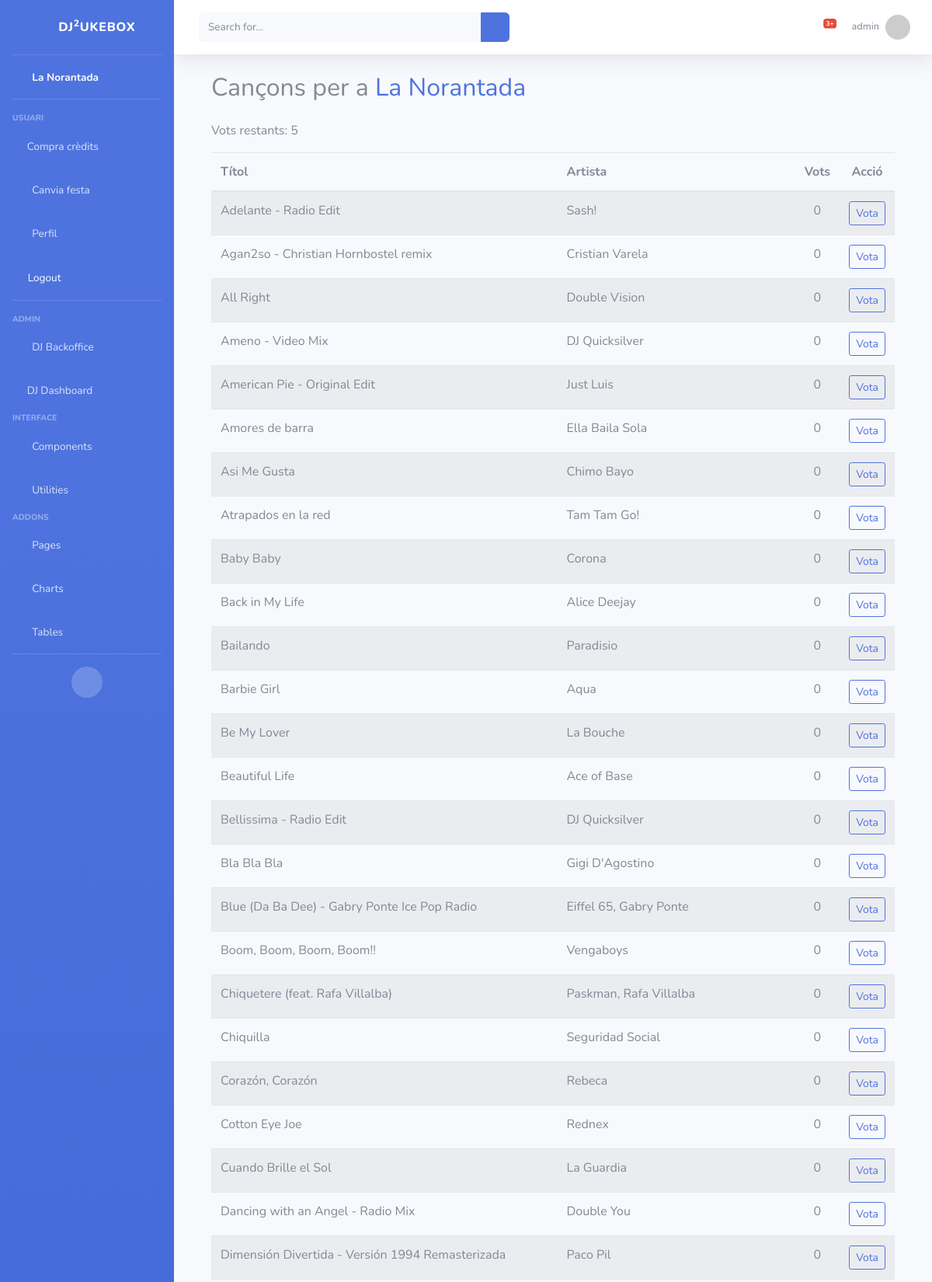
/songs/ (signed in, upper part), run on the app's committed database.
### jukebox/models.py (models this page shows, shortened)
class Party(models.Model):
    name = models.CharField(max_length=200)
    playlist = models.ForeignKey(Playlist, on_delete=models.SET_NULL, null=True, blank=True)
    date = models.DateTimeField()
    code = models.CharField(max_length=12, unique=True, editable=False, default='')
    max_votes_per_user = models.PositiveIntegerField(default=5)  # NOVETAT

class User(AbstractUser):
    credits = models.PositiveIntegerField(default=0)

class Song(models.Model):
    party = models.ForeignKey(Party, on_delete=models.CASCADE, related_name='songs', null=True, blank=True)
    title = models.CharField(max_length=200)
    artist = models.CharField(max_length=200)
    spotify_id = models.CharField(max_length=100)
    bpm = models.FloatField(null=True, blank=True)           # ← Nou camp
    key = models.CharField(max_length=4, null=True, blank=True)  # ← Nou camp (ex. “8B”)
    has_played = models.BooleanField(default=False)
    votes = models.IntegerField(default=0)
    played = models.BooleanField(default=False)

### jukebox/views.py (the view, shortened to what this page needs)
# urls.py: path('songs/', views.song_list, name='song_list'),
@login_required
def song_list(request):
    party_id = request.session.get('selected_party_id')
    if not party_id:
        return redirect('select_party')
    party = get_object_or_404(Party, pk=party_id)
    user = request.user
    votes_left = get_user_votes_left(user, party)
    credits = user.credits  # crèdits globals de l'usuari
    songs = party.songs.annotate(num_votes=Count('vote')).order_by('-num_votes', 'title')
    return render(request, "jukebox/song_list.html", {
        "party": party,
        "songs": songs,
        "votes_left": votes_left,
        "credits": credits,
    })

### jukebox/context_processors.py (called while the page is built)
def selected_party(request):
    party_id = request.session.get('selected_party_id')
    party = None
    if party_id:
        try:
            party = Party.objects.get(id=party_id)
        except Party.DoesNotExist:
            party = None
    return {'selected_party': party}

### jukebox/votes.py (called while the page is built)
def get_user_votes_left(user, party):
    base_votes = party.max_votes_per_user
    extra_votes = VotePackage.objects.filter(user=user, party=party).aggregate(
        total=Sum('votes_purchased')
    )['total'] or 0
    total_votes_allowed = base_votes + extra_votes
    votes_used = Vote.objects.filter(user=user, party=party).count()
    return max(0, total_votes_allowed - votes_used)

### jukebox/templates/jukebox/song_list.html (shortened to what this page needs)
{% extends "jukebox/admin_base.html" %}
{% block content %}
<div class="container-fluid">
  <h2 class="mb-4">Cançons per a <span class="text-primary">{{ party.name }}</span></h2>
  {% if songs %}
    <div class="table-responsive">
      <p>Vots restants: {{ votes_left }}</p>
      <table class="table table-striped align-middle w-100">
        <thead>
          <tr>
            <th>Títol</th>
            <th>Artista</th>
            <th class="text-center">Vots</th>
            <th class="text-center">Acció</th>
          </tr>
        </thead>
        <tbody>
          {% for song in songs %}
            <tr>
              <td>{{ song.title }}</td>
              <td>{{ song.artist }}</td>
              <td class="text-center">{{ song.num_votes }}</td>
              <td class="text-center">
                {% if votes_left > 0 %}
                  <form method="post" style="display: inline;">{% csrf_token %}
                    <button type="submit" class="btn btn-outline-primary btn-sm">Vota</button>
                  </form>
                {% else %}
                  <span class="text-muted">—</span>
                {% endif %}
              </td>
            </tr>
          {% endfor %}
        </tbody>
      </table>
    </div>
  {% else %}
    <div class="alert alert-info">No hi ha cançons per aquesta festa!</div>
  {% endif %}
</div>
{% endblock %}

### jukebox/templates/jukebox/admin_base.html (shortened to what this page needs)
{% load static %}
<!DOCTYPE html>
<html lang="en">
<head>
    <link href="{% static 'jukebox/vendor/fontawesome-free/css/all.min.css' %}" rel="stylesheet" type="text/css">
    <link href="{% static 'jukebox/css/sb-admin-2.min.css' %}" rel="stylesheet">
</head>
<body id="page-top">
    <div id="wrapper">
        <ul class="navbar-nav bg-gradient-primary sidebar sidebar-dark accordion" id="accordionSidebar">
            <a class="sidebar-brand d-flex align-items-center justify-content-center" href="{% url 'main' %}">
                <div class="sidebar-brand-icon rotate-n-15">
                    <i class="fas fa-laugh-wink"></i>
                </div>
                <div class="sidebar-brand-text mx-3">DJ<sup>2</sup>ukebox</div>
            </a>
            <hr class="sidebar-divider my-0">
            <li class="nav-item active">
                <a class="nav-link" href="/songs/">
                    <i class="fas fa-fw fa-tachometer-alt"></i>
                    <span>
                      {% if selected_party %}
                        {{ selected_party.name }}
                      {% else %}
                        Cap festa seleccionada
                      {% endif %}
                    </span>
                </a>
            </li>
            <hr class="sidebar-divider">
            <div class="sidebar-heading">Usuari</div>
            <li class="nav-item">
                <a class="nav-link" href="{% url 'buy_votes' %}">
                    <i class="fas fa-coins"></i>
                    <span>Compra crèdits</span>
                </a>
            </li>
            <li class="nav-item">
                <a class="nav-link" href="{% url 'select_party' %}">
                    <i class="fas fa-fw fa-random"></i>
                    <span>Canvia festa</span>
                </a>
            </li>
            <li class="nav-item">
                <a class="nav-link" href="{% url 'profile' %}">
                    <i class="fas fa-fw fa-user"></i>
                    <span>Perfil</span>
                </a>
            </li>
            <li class="nav-item">
                <form method="post" action="{% url 'account_logout' %}" style="display:inline;">
                    <button type="submit" class="nav-link btn btn-link" style="color:#fff; text-align:left;">
                        <i class="fas fa-sign-out-alt"></i>
                        <span>Logout</span>
                    </button>
                </form>
            </li>
            <hr class="sidebar-divider">
            {% if user.is_superuser %}
            <div class="sidebar-heading">Admin</div>
            <li class="nav-item">
                <a class="nav-link" href="{% url 'dj_backoffice' %}">
                    <i class="fas fa-fw fa-user-cog"></i>
                    <span>DJ Backoffice</span>
                </a>
            </li>
            <li class="nav-item">
                <a class="nav-link" href="{% url 'dj_dashboard' %}">
                    <i class="fas fa-tachometer-alt"></i>
                    <span>DJ Dashboard</span>
                </a>
            </li>
            {% endif %}
            <div class="sidebar-heading">Interface</div>
            <li class="nav-item">
                <a class="nav-link collapsed" href="#" data-toggle="collapse" data-target="#collapseTwo"
                    aria-expanded="true" aria-controls="collapseTwo">
                    <i class="fas fa-fw fa-cog"></i>
                    <span>Components</span>
                </a>
            </li>
            <li class="nav-item">
                <a class="nav-link collapsed" href="#" data-toggle="collapse" data-target="#collapseUtilities"
                    aria-expanded="true" aria-controls="collapseUtilities">
                    <i class="fas fa-fw fa-wrench"></i>
                    <span>Utilities</span>
                </a>
            </li>
            <div class="sidebar-heading">Addons</div>
            <li class="nav-item">
                <a class="nav-link collapsed" href="#" data-toggle="collapse" data-target="#collapsePages"
                    aria-expanded="true" aria-controls="collapsePages">
                    <i class="fas fa-fw fa-folder"></i>
                    <span>Pages</span>
                </a>
            </li>
            <li class="nav-item">
                <a class="nav-link" href="{% url 'charts' %}">
                    <i class="fas fa-fw fa-chart-area"></i>
                    <span>Charts</span></a>
            </li>
            <li class="nav-item">
                <a class="nav-link" href="{% url 'tables' %}">
                    <i class="fas fa-fw fa-table"></i>
                    <span>Tables</span></a>
            </li>
            <hr class="sidebar-divider d-none d-md-block">
            <div class="text-center d-none d-md-inline">
                <button class="rounded-circle border-0" id="sidebarToggle"></button>
            </div>
        </ul>
        <div id="content-wrapper" class="d-flex flex-column">
            <div id="content">
                <nav class="navbar navbar-expand navbar-light bg-white topbar mb-4 static-top shadow">
                    {% if request.resolver_match.url_name == 'song_list' or request.resolver_match.url_name == 'dj_dashboard' %}
                    <form method="get" action="" class="d-none d-sm-inline-block form-inline mr-auto ml-md-3 my-2 my-md-0 mw-100 navbar-search">
                      <div class="input-group">
                        <input
                          id="song-search"
                          type="text"
                          name="q"
                          value="{{ q|default:'' }}"
                          class="form-control bg-light border-0 small"
                          placeholder="Search for..."
                          aria-label="Search"
                          aria-describedby="basic-addon2">
                        <div class="input-group-append">
                          <button class="btn btn-primary" type="submit">
                            <i class="fas fa-search fa-sm"></i>
                          </button>
                        </div>
                      </div>
                    </form>
                    {% endif %}
                    <ul class="navbar-nav ml-auto">
                        <li class="nav-item dropdown no-arrow mx-1">
                            <a class="nav-link dropdown-toggle" href="#" id="alertsDropdown" role="button" data-toggle="dropdown" aria-haspopup="true" aria-expanded="false">
                                <i class="fas fa-bell fa-fw"></i>
                                <span class="badge badge-danger badge-counter">3+</span>
                            </a>
                        </li>
                        {% if user.is_authenticated %}
                        <li class="nav-item dropdown no-arrow">
                            <a class="nav-link dropdown-toggle" href="#" id="userDropdown" role="button"
                               data-toggle="dropdown" aria-haspopup="true" aria-expanded="false">
                                <span class="mr-2 d-none d-lg-inline text-gray-600 small">{{ user.username }}</span>
                                <img class="img-profile rounded-circle"
                                     src="https://randomuser.me/api/portraits/women/44.jpg">
                            </a>
                        </li>
                        {% endif %}
                    </ul>
                </nav>
                <div class="container-fluid">
                    {% block content %}{% endblock %}
                </div>
            </div>
        </div>
    </div>
</body>
</html>

### data on the page
Party: name "La Norantada"
User: username "admin"
Song: title "Adelante - Radio Edit", artist "Sash!", num_votes "0"
Song: title "Agan2so - Christian Hornbostel remix", artist "Cristian Varela", num_votes "0"
Song: title "All Right", artist "Double Vision", num_votes "0"
Song: title "Ameno - Video Mix", artist "DJ Quicksilver", num_votes "0"
Song: title "American Pie - Original Edit", artist "Just Luis", num_votes "0"
Song: title "Amores de barra", artist "Ella Baila Sola", num_votes "0"
Song: title "Asi Me Gusta", artist "Chimo Bayo", num_votes "0"
Song: title "Atrapados en la red", artist "Tam Tam Go!", num_votes "0"
Song: title "Baby Baby", artist "Corona", num_votes "0"
Song: title "Back in My Life", artist "Alice Deejay", num_votes "0"
Song: title "Bailando", artist "Paradisio", num_votes "0"
Song: title "Barbie Girl", artist "Aqua", num_votes "0"
Song: title "Be My Lover", artist "La Bouche", num_votes "0"
Song: title "Beautiful Life", artist "Ace of Base", num_votes "0"
Song: title "Bellissima - Radio Edit", artist "DJ Quicksilver", num_votes "0"
Song: title "Bla Bla Bla", artist "Gigi D'Agostino", num_votes "0"
Song: title "Blue (Da Ba Dee) - Gabry Ponte Ice Pop Radio", artist "Eiffel 65, Gabry Ponte", num_votes "0"
Song: title "Boom, Boom, Boom, Boom!!", artist "Vengaboys", num_votes "0"
Song: title "Chiquetere (feat. Rafa Villalba)", artist "Paskman, Rafa Villalba", num_votes "0"
Song: title "Chiquilla", artist "Seguridad Social", num_votes "0"
Song: title "Corazón, Corazón", artist "Rebeca", num_votes "0"
Song: title "Cotton Eye Joe", artist "Rednex", num_votes "0"
Song: title "Cuando Brille el Sol", artist "La Guardia", num_votes "0"
Song: title "Dancing with an Angel - Radio Mix", artist "Double You", num_votes "0"
Song: title "Dimensión Divertida - Versión 1994 Remasterizada", artist "Paco Pil", num_votes "0"

### other printed values
{{ votes_left }} "5"
